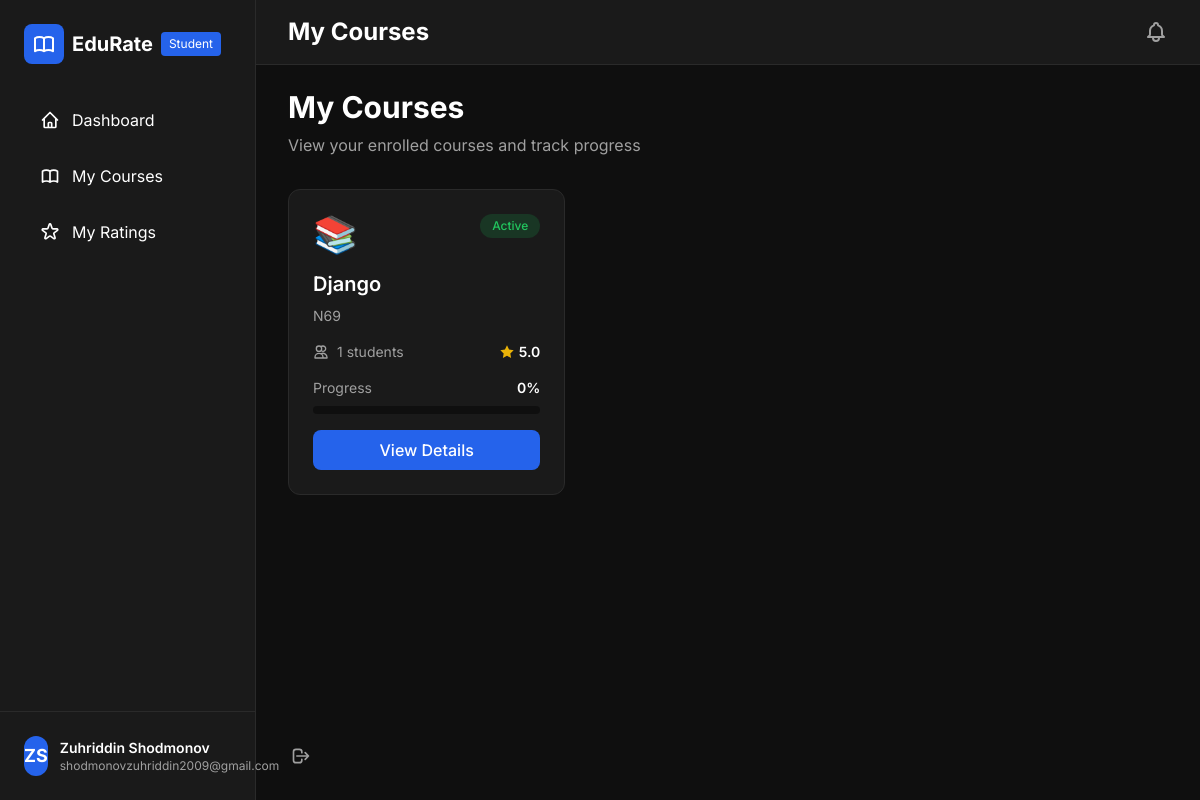
Screenshot of /courses/ (signed in) with the database file from the repository.
### accounts/models.py (models this page shows, shortened)
class User ( AbstractUser ) :
    USER_TYPE_CHOICES = (
        ('student', 'Student'),
        ('teacher', 'Teacher'),
        ('admin', 'Admin'),
    )
    user_type = models.CharField ( max_length=10, choices=USER_TYPE_CHOICES, default='student' )
    phone = models.CharField ( max_length=20, blank=True, null=True )
    avatar = models.ImageField ( upload_to='avatars/', blank=True, null=True )
    bio = models.TextField ( blank=True, null=True )
    @property
    def is_student(self) :
        return self.user_type == 'student'
    @property
    def is_teacher(self) :
        return self.user_type == 'teacher'
    @property
    def is_admin_user(self) :
        return self.user_type == 'admin' or self.is_superuser

### courses/models.py (models this page shows, shortened)
class Course ( models.Model ) :
    STATUS_CHOICES = (
        ('active', 'Active'),
        ('inactive', 'Inactive'),
        ('completed', 'Completed'),
    )
    title = models.CharField ( max_length=200 )
    code = models.CharField ( max_length=20, unique=True )
    description = models.TextField ()
    teacher = models.ForeignKey ( settings.AUTH_USER_MODEL, on_delete=models.CASCADE, related_name='taught_courses' )
    status = models.CharField ( max_length=20, choices=STATUS_CHOICES, default='active' )
    icon = models.CharField ( max_length=50, default='📚' )
    created_at = models.DateTimeField ( auto_now_add=True )
    updated_at = models.DateTimeField ( auto_now=True )
    class Meta :
        ordering = ['-created_at']
    @property
    def student_count(self) :
        return self.enrollments.count ()
    @property
    def average_rating(self) :
        from ratings.models import Rating
        ratings = Rating.objects.filter ( course=self )
        if not ratings.exists () :
            return 0
        avg = ratings.aggregate (
            avg_teaching=models.Avg ( 'teaching_quality' ),
            avg_content=models.Avg ( 'course_content' ),
            avg_communication=models.Avg ( 'communication' ),
            avg_helpfulness=models.Avg ( 'helpfulness' ),
            avg_punctuality=models.Avg ( 'punctuality' )
        )
        values = [v for v in avg.values () if v is not None]
        return round ( sum ( values ) / len ( values ), 1 ) if values else 0

class Enrollment ( models.Model ) :
    student = models.ForeignKey ( settings.AUTH_USER_MODEL, on_delete=models.CASCADE, related_name='enrollments' )
    course = models.ForeignKey ( Course, on_delete=models.CASCADE, related_name='enrollments' )
    enrolled_at = models.DateTimeField ( auto_now_add=True )
    progress = models.IntegerField ( default=0 )
    class Meta :
        unique_together = ['student', 'course']
        ordering = ['-enrolled_at']

### courses/views.py (the view)
@login_required
def course_list(request) :
    if request.user.is_admin_user :
        courses = Course.objects.all ()
    elif request.user.is_teacher :
        courses = Course.objects.filter ( teacher=request.user )
    else :
        enrollments = Enrollment.objects.filter ( student=request.user )
        courses = Course.objects.filter ( enrollments__in=enrollments )
    return render ( request, 'courses/course_list.html', {'courses' : courses} )

### templates/courses/course_list.html (shortened to what this page needs)
{% extends 'base.html' %}
{% block page_title %}My Courses{% endblock %}
{% block authenticated_content %}
<div class="mb-8 flex items-center justify-between">
    <div>
        <h2 class="text-3xl font-bold mb-2">My Courses</h2>
        <p class="text-gray-custom">
            {% if user.is_teacher %}
            Manage and track your teaching courses
            {% else %}
            View your enrolled courses and track progress
            {% endif %}
        </p>
    </div>
</div>
<div class="grid grid-cols-1 md:grid-cols-2 lg:grid-cols-3 gap-6">
    {% for course in courses %}
    <div class="bg-dark-card border border-dark rounded-xl p-6 hover:border-blue-600 transition">
        <div class="flex items-start justify-between mb-4">
            <div class="text-4xl">{{ course.icon }}</div>
            <span class="px-3 py-1 rounded-full text-xs font-medium bg-green-600 bg-opacity-20 text-green-500">
                {{ course.get_status_display }}
            </span>
        </div>
        <h3 class="text-xl font-semibold mb-2">{{ course.title }}</h3>
        <p class="text-gray-custom text-sm mb-4">{{ course.code }}</p>
        <div class="flex items-center justify-between mb-4">
            <div class="flex items-center gap-2">
                <svg class="w-4 h-4 text-gray-custom" fill="none" stroke="currentColor" viewBox="0 0 24 24">
                    <path stroke-linecap="round" stroke-linejoin="round" stroke-width="2" d="M12 4.354a4 4 0 110 5.292M15 21H3v-1a6 6 0 0112 0v1zm0 0h6v-1a6 6 0 00-9-5.197M13 7a4 4 0 11-8 0 4 4 0 018 0z"></path>
                </svg>
                <span class="text-sm text-gray-custom">{{ course.student_count }} students</span>
            </div>
            <div class="flex items-center gap-1">
                <svg class="w-4 h-4 text-yellow-500" fill="currentColor" viewBox="0 0 24 24">
                    <path d="M12 2l3.09 6.26L22 9.27l-5 4.87 1.18 6.88L12 17.77l-6.18 3.25L7 14.14 2 9.27l6.91-1.01L12 2z"></path>
                </svg>
                <span class="text-sm font-semibold">{{ course.average_rating|default:"N/A" }}</span>
            </div>
        </div>
        {% if user.is_teacher %}
        <p class="text-sm text-gray-custom mb-4 truncate">{{ course.description|truncatewords:15 }}</p>
        {% else %}
        {% with enrollment=course.enrollments.first %}
        {% if enrollment %}
        <div class="mb-4">
            <div class="flex justify-between text-sm mb-2">
                <span class="text-gray-custom">Progress</span>
                <span class="font-semibold">{{ enrollment.progress }}%</span>
            </div>
            <div class="w-full bg-dark rounded-full h-2">
            </div>
        </div>
        {% endif %}
        {% endwith %}
        {% endif %}
        <a href="{% url 'course_detail' course.id %}" class="block w-full bg-blue-600 hover:bg-blue-700 text-white text-center py-2 rounded-lg font-medium transition">
            View Details
        </a>
    </div>
    {% endfor %}
</div>
{% endblock %}

### templates/base.html (shortened to what this page needs)
<!DOCTYPE html>
<html lang="en">
<head>
    <script src="https://cdn.tailwindcss.com"></script>
</head>
<body class="bg-dark text-white min-h-screen">
{% if user.is_authenticated %}
<div class="flex min-h-screen">
    <aside class="w-64 bg-dark-card border-r border-dark fixed h-full">
        <div class="p-6">
            <div class="flex items-center gap-2 mb-8">
                <div class="w-10 h-10 bg-blue-600 rounded-lg flex items-center justify-center">
                </div>
                <span class="text-xl font-bold">EduRate</span>
                <span class="text-xs bg-{% if user.is_admin_user %}red{% elif user.is_teacher %}green{% else %}blue{% endif %}-600 px-2 py-1 rounded">
                        {{ user.get_user_type_display }}
                    </span>
            </div>
            <nav class="space-y-2">
                <a href="{% url 'dashboard' %}"
                   class="flex items-center gap-3 px-4 py-3 rounded-lg bg-dark-hover hover:bg-opacity-50 transition">
                    <svg class="w-5 h-5" fill="none" stroke="currentColor" viewBox="0 0 24 24">
                        <path stroke-linecap="round" stroke-linejoin="round" stroke-width="2"
                              d="M3 12l2-2m0 0l7-7 7 7M5 10v10a1 1 0 001 1h3m10-11l2 2m-2-2v10a1 1 0 01-1 1h-3m-6 0a1 1 0 001-1v-4a1 1 0 011-1h2a1 1 0 011 1v4a1 1 0 001 1m-6 0h6"></path>
                    </svg>
                    <span>Dashboard</span>
                </a>
                <a href="{% url 'course_list' %}"
                   class="flex items-center gap-3 px-4 py-3 rounded-lg hover:bg-dark-hover transition">
                    <span>{% if user.is_admin_user %}All Courses{% else %}My Courses{% endif %}</span>
                </a>
                {% if user.is_student %}
                <a href="{% url 'my_ratings' %}"
                   class="flex items-center gap-3 px-4 py-3 rounded-lg hover:bg-dark-hover transition">
                    <span>My Ratings</span>
                </a>
                {% endif %}
            </nav>
        </div>
        <div class="absolute bottom-0 w-64 p-6 border-t border-dark">
            <div class="flex items-center gap-3">
                <div class="w-10 h-10 bg-blue-600 rounded-full flex items-center justify-center text-lg font-bold">
                    {{ user.first_name.0|default:user.username.0|upper }}{{ user.last_name.0|upper }}
                </div>
                <div class="flex-1">
                    <div class="font-semibold text-sm">{{ user.get_full_name|default:user.username }}</div>
                    <div class="text-xs text-gray-custom">{{ user.email }}</div>
                </div>
                <a href="{% url 'logout' %}" class="text-gray-custom hover:text-red-500 transition">
                    <svg class="w-5 h-5" fill="none" stroke="currentColor" viewBox="0 0 24 24">
                        <path stroke-linecap="round" stroke-linejoin="round" stroke-width="2"
                              d="M17 16l4-4m0 0l-4-4m4 4H7m6 4v1a3 3 0 01-3 3H6a3 3 0 01-3-3V7a3 3 0 013-3h4a3 3 0 013 3v1"></path>
                    </svg>
                </a>
            </div>
        </div>
    </aside>
    <main class="flex-1 ml-64">
        <header class="bg-dark-card border-b border-dark px-8 py-4">
            <div class="flex items-center justify-between">
                <h1 class="text-2xl font-bold">{% block page_title %}Dashboard{% endblock %}</h1>
                <div class="flex items-center gap-4">
                    <button class="relative text-gray-custom hover:text-white transition">
                    </button>
                </div>
            </div>
        </header>
        <div class="px-8 py-6">
            {% block authenticated_content %}{% endblock %}
        </div>
    </main>
</div>
{% endif %}
</body>
</html>

### templates/base.html (style rules this page uses)
* { font-family: 'Inter', sans-serif; }
.bg-dark { background-color: #0f0f0f; }
.bg-dark-card { background-color: #1a1a1a; }
.text-gray-custom { color: #a0a0a0; }
.border-dark { border-color: #2a2a2a; }

### rows the page displays
User: user_type "Student", first_name.0 "Z", last_name.0 "S", get_full_name "Zuhriddin Shodmonov", email "shodmonovzuhriddin2009@gmail.com"
Course: icon "📚", status "Active", title "Django", code "N69", student_count "1", average_rating "5.0", enrollments.first.progress "0"
